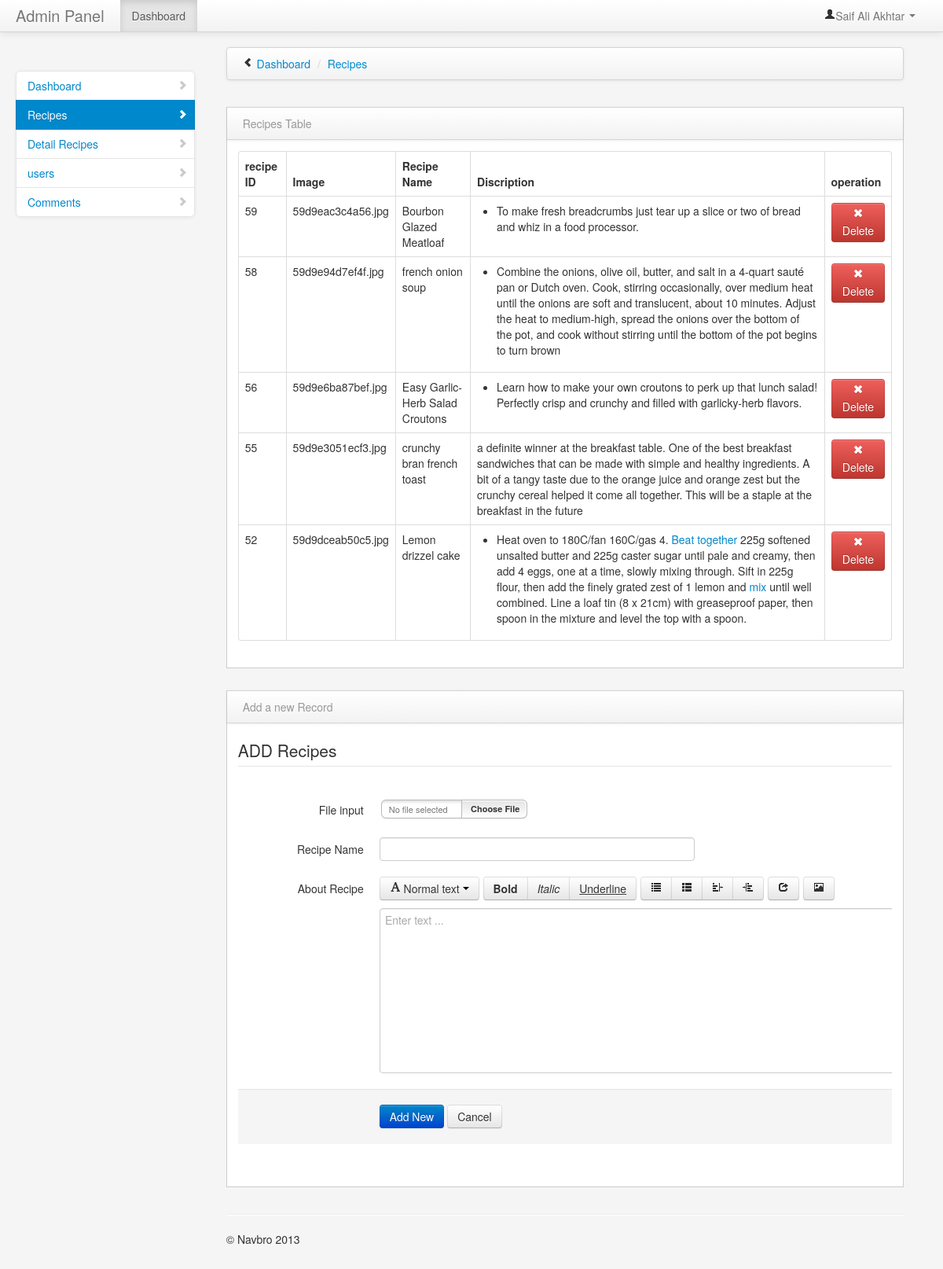
The page /admin/recipes.php on the database its author committed.
### tables this page shows
CREATE TABLE IF NOT EXISTS `recipes` (
  `rid` int(222) NOT NULL AUTO_INCREMENT,
  `rimage` varchar(222) NOT NULL,
  `resname` varchar(222) NOT NULL,
  `rtext` text NOT NULL,
  PRIMARY KEY (`rid`)
);

### admin/recipes.php (the view, shortened to what this page needs)
<?php
include("../connection/connect.php");
 $sql = "DELETE FROM recipes WHERE rid='$_GET[id]'";
mysqli_query($db,$sql);
?>
<!DOCTYPE html>
<html class="no-js">
    <head>
        <link href="bootstrap/css/bootstrap.min.css" rel="stylesheet" media="screen">
        <link href="bootstrap/css/bootstrap-responsive.min.css" rel="stylesheet" media="screen">
        <link href="vendors/easypiechart/jquery.easy-pie-chart.css" rel="stylesheet" media="screen">
        <link href="assets/styles.css" rel="stylesheet" media="screen">
		 <link href="bootstrap/css/bootstrap.min.css" rel="stylesheet" media="screen">
        <link href="bootstrap/css/bootstrap-responsive.min.css" rel="stylesheet" media="screen">
        <link href="assets/styles.css" rel="stylesheet" media="screen">
    </head>
    <body>
        <div class="navbar navbar-fixed-top">
            <div class="navbar-inner">
                <div class="container-fluid">
                    <a class="brand" href="#">Admin Panel</a>
                    <div class="nav-collapse collapse">
                        <ul class="nav pull-right">
                            <li class="dropdown">
                                <a href="#" role="button" class="dropdown-toggle" data-toggle="dropdown"> <i class="icon-user"></i>Saif Ali Akhtar <i class="caret"></i>
                                </a>
                            </li>
                        </ul>
                        <ul class="nav">
                            <li class="active">
                                <a href="#">Dashboard</a>
                            </li>
                        </ul>
                    </div>
                </div>
            </div>
        </div>
        <div class="container-fluid">
            <div class="row-fluid">
                <div class="span3" id="sidebar">
                    <ul class="nav nav-list bs-docs-sidenav nav-collapse collapse">
                        <li >
                            <a href="dashboard.php"><i class="icon-chevron-right"></i> Dashboard</a>
                        </li>
                        <li class="active">
                            <a href="recipes.php"><i class="icon-chevron-right"></i> Recipes</a>
                        </li>
                        <li>
                            <a href="detail.php"><i class="icon-chevron-right"></i>Detail Recipes</a>
                        </li>
						 <li >
                            <a href="users.php"><i class="icon-chevron-right"></i>users</a>
                        </li>
						<li>
                            <a href="comment.php"><i class="icon-chevron-right"></i>Comments</a>
                        </li>
                    </ul>
                </div>
                <div class="span9" id="content">
                    <div class="row-fluid">
                        	<div class="navbar">
                            	<div class="navbar-inner">
	                                <ul class="breadcrumb">
	                                    <i class="icon-chevron-left hide-sidebar"><a href='#' title="Hide Sidebar" rel='tooltip'>&nbsp;</a></i>
	                                    <li>
	                                        <a href="#">Dashboard</a> <span class="divider">/</span>
	                                    </li>
	                                    <li class="active">
	                                        <a href="#">Recipes</a>
	                                    </li>
	                                </ul>
                            	</div>
                        	</div>
                    	</div>
                    <div class="row-fluid">
					     <div class="row-fluid">
                        <div class="block">
                            <div class="navbar navbar-inner block-header">
                                <div class="muted pull-left">Recipes Table</div>
                            </div>
                            <div class="block-content collapse in">
                                <div class="span12">
  									<table class="table table-bordered">
						              <thead>
						                <tr>
						                   <th>recipe ID </th>
						                  <th>Image</th>
						                  <th>Recipe Name</th>
						                  <th>Discription</th>
										   <th>operation</th>
						                </tr>
						              </thead>
						              <tbody>
	<?php
    $sql = "SELECT * FROM recipes ORDER BY rid DESC";
	 $result = mysqli_query($db, $sql);
while($row = mysqli_fetch_array($result))
{
       $rid =$row['rid'];
	    $rimage =$row['rimage'];
		 $rnames =$row['resname'];
		  $rtext =$row['rtext'];
									echo	'<tr>';
						             echo    " <td>".$rid ."</td>";
						             echo     " <td>".$rimage ."</td>";
						             echo     " <td>".$rnames ."</td>";
						             echo    " <td>".$rtext ."</td>";
									echo	'   <td><a class="btn btn-danger" href=recipes.php?id='.$row['rid'].'><i class="icon-remove icon-white"></i> Delete</a></td>';
						              echo  '</tr>';
}
?>
						              </tbody>
						            </table>
                                </div>
                            </div>
                        </div>
                    </div>
					   <div class="row-fluid">
                        <div class="block">
                            <div class="navbar navbar-inner block-header">
                                <div class="muted pull-left">Add a new Record</div>
                            </div>
                            <div class="block-content collapse in">
                                <div class="span12">
                                    <form class="form-horizontal" action='' method='post'  enctype="multipart/form-data">
                                      <fieldset>
                                        <legend>ADD Recipes  </legend>
										 <div class="control-group">
                                          <label class="control-label" for="fileInput"  >File input</label>
                                          <div class="controls">
										  </div>
                                        </div>
                                        <div class="control-group">
                                          <label class="control-label" >Recipe Name </label>
                                          <div class="controls">
                                            <input type="text"  name="recipyname" class="span6" id="typeahead"  data-provide="typeahead" data-items="4" data-source='["Alabama","Alaska","Arizona","Arkansas","California","Colorado","Connecticut","Delaware","Florida","Georgia","Hawaii","Idaho","Illinois","Indiana","Iowa","Kansas","Kentucky","Louisiana","Maine","Maryland","Massachusetts","Michigan","Minnesota","Mississippi","Missouri","Montana","Nebraska","Nevada","New Hampshire","New Jersey","New Mexico","New York","North Dakota","North Carolina","Ohio","Oklahoma","Oregon","Pennsylvania","Rhode Island","South Carolina","South Dakota","Tennessee","Texas","Utah","Vermont","Virginia","Washington","West Virginia","Wisconsin","Wyoming"]'>
                                          </div>
                                        </div>
                                        <div class="control-group">
                                          <label class="control-label" for="textarea2">About Recipe</label>
                                          <div class="controls">
                                          </div>
                                        </div>
                                        <div class="form-actions">
                                         <input type='submit' name='submit' value='Add New'class="btn btn-primary"/>
                                          <button type="reset" class="btn">Cancel</button>
                                        </div>
                                      </fieldset>
                                    </form>
                                </div>
                            </div>
                        </div>
                    </div>
            </div>
            <hr>
            <footer>
                <p>&copy; Navbro 2013</p>
            </footer>
        </div>
        <link href="vendors/datepicker.css" rel="stylesheet" media="screen">
        <link href="vendors/uniform.default.css" rel="stylesheet" media="screen">
        <link href="vendors/chosen.min.css" rel="stylesheet" media="screen">
        <link href="vendors/wysiwyg/bootstrap-wysihtml5.css" rel="stylesheet" media="screen">
    </body>
</html>

### admin/assets/styles.css (style rules this page uses)
body { padding-top: 0; padding-bottom: 40px; background-color: #f5f5f5; }
@media (min-width: 979px) { body { padding-top: 60px; } }
#content { margin-left:0px; }
.hide-sidebar, .show-sidebar { cursor: pointer; }
.breadcrumb { margin: 0 0 0px; padding: 10px 0px; background-color: transparent; }
.block { border: 1px solid #ccc; background: white; margin: 1em 0em; border-top: none; }
.block-content { margin: 1em; min-height: .25em; }
.block-header { margin-bottom: 0px; border-right: none; border-left: none; -webkit-border-radius: 0px; -moz-border-radius: 0px; border-radius: 0px; }
.block-header div { padding-top: 10px; }
.bs-docs-sidenav { max-width: 228px; margin: 30px 0 0; padding: 0; background-color: #fff; -webkit-border-radius: 6px; -moz-border-radius: 6px; border-radius: 6px; -webkit-box-shadow: 0 1px 4px rgba(0,0,0,.065); -moz-box-shadow: 0 1px 4px rgba(0,0,0,.065); box-shadow: 0 1px 4px rgba(0,0,0,.065); }
.bs-docs-sidenav > li > a { display: block; width: 190px \9; margin: 0 0 -1px; padding: 8px 14px; border: 1px solid #e5e5e5; }
.bs-docs-sidenav > li:first-child > a { -webkit-border-radius: 6px 6px 0 0; -moz-border-radius: 6px 6px 0 0; border-radius: 6px 6px 0 0; }
.bs-docs-sidenav > li:last-child > a { -webkit-border-radius: 0 0 6px 6px; -moz-border-radius: 0 0 6px 6px; border-radius: 0 0 6px 6px; }
.bs-docs-sidenav > .active > a { position: relative; z-index: 2; padding: 9px 15px; border: 0; text-shadow: 0 1px 0 rgba(0,0,0,.15); -webkit-box-shadow: inset 1px 0 0 rgba(0,0,0,.1), inset -1px 0 0 rgba(0,0,0,.1); -moz-box-shadow: inset 1px 0 0 rgba(0,0,0,.1), inset -1px 0 0 rgba(0,0,0,.1); box-shadow: inset 1px 0 0 rgba(0,0,0,.1), inset -1px 0 0 rgba(0,0,0,.1); }
.bs-docs-sidenav .icon-chevron-right { float: right; margin-top: 2px; margin-right: -6px; opacity: .25; }
.bs-docs-sidenav .active .icon-chevron-right, .bs-docs-sidenav .active a:hover .icon-chevron-right { opacity: 1; }

### rows shown on the page
recipes: rid "59", rimage "59d9eac3c4a56.jpg", resname "Bourbon Glazed Meatloaf", rtext "To make fresh breadcrumbs just tear up a slice or two of bread and whiz in a food processor."
recipes: rid "58", rimage "59d9e94d7ef4f.jpg", resname "french onion soup", rtext "Combine the onions, olive oil, butter, and salt in a 4-quart sauté pan or Dutch oven. Cook, stirring occasionally, over medium heat until the onions are soft and translucent, about 10 minutes. Adjust the heat to medium-high, spread the onions over the bottom of the pot, and cook without stirring until the bottom of the pot begins to turn brown"
recipes: rid "56", rimage "59d9e6ba87bef.jpg", resname "Easy Garlic-Herb Salad Croutons", rtext "Learn how to make your own croutons to perk up that lunch salad! Perfectly crisp and crunchy and filled with garlicky-herb flavors."
recipes: rid "55", rimage "59d9e3051ecf3.jpg", resname "crunchy bran french toast", rtext "a definite winner at the breakfast table. One of the best breakfast sandwiches that can be made with simple and healthy ingredients. A bit of a tangy taste due to the orange juice and orange zest but the crunchy cereal helped it come all together. This will be a staple at the breakfast in the future"
recipes: rid "52", rimage "59d9dceab50c5.jpg", resname "Lemon drizzel cake", rtext "Heat oven to 180C/fan 160C/gas 4. Beat together 225g softened unsalted butter and 225g caster sugar until pale and creamy, then add 4 eggs, one at a time, slowly mixing through. Sift in 225g flour, then add the finely grated zest of 1 lemon and mix until well combined. Line a loaf tin (8 x 21cm) with greaseproof paper, then spoon in the mixture and level the top with a spoon."
